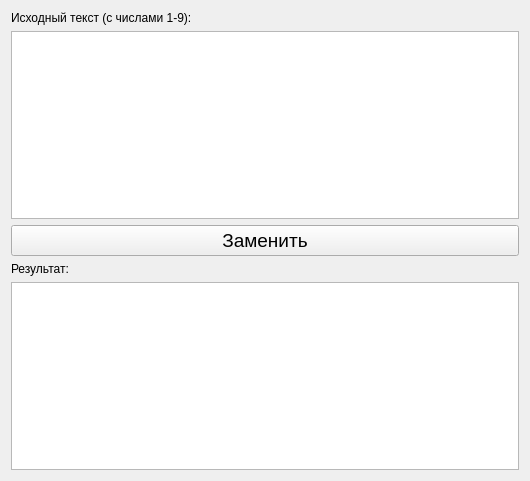
<?xml version="1.0" encoding="UTF-8"?>
<ui version="4.0">
 <class>Widget</class>
 <widget class="QWidget" name="Widget">
  <property name="geometry">
   <rect>
    <x>0</x>
    <y>0</y>
    <width>530</width>
    <height>481</height>
   </rect>
  </property>
  <property name="windowTitle">
   <string>MainWindow</string>
  </property>
  <layout class="QGridLayout" name="gridLayout">
   <item row="0" column="0">
    <layout class="QVBoxLayout" name="verticalLayout">
     <item>
      <widget class="QLabel" name="sourceLabel">
       <property name="text">
        <string>Исходный текст (с числами 1-9):</string>
       </property>
      </widget>
     </item>
     <item>
      <widget class="QTextEdit" name="sourceEdit"/>
     </item>
     <item>
      <widget class="QPushButton" name="ReplaceButton">
       <property name="font">
        <font>
         <pointsize>14</pointsize>
        </font>
       </property>
       <property name="text">
        <string>Заменить</string>
       </property>
      </widget>
     </item>
     <item>
      <widget class="QLabel" name="resultLabel">
       <property name="text">
        <string>Результат:</string>
       </property>
      </widget>
     </item>
     <item>
      <widget class="QTextEdit" name="resultEdit">
       <property name="readOnly">
        <bool>true</bool>
       </property>
      </widget>
     </item>
    </layout>
   </item>
  </layout>
 </widget>
 <layoutdefault spacing="6" margin="11"/>
 <resources/>
 <connections/>
</ui>
